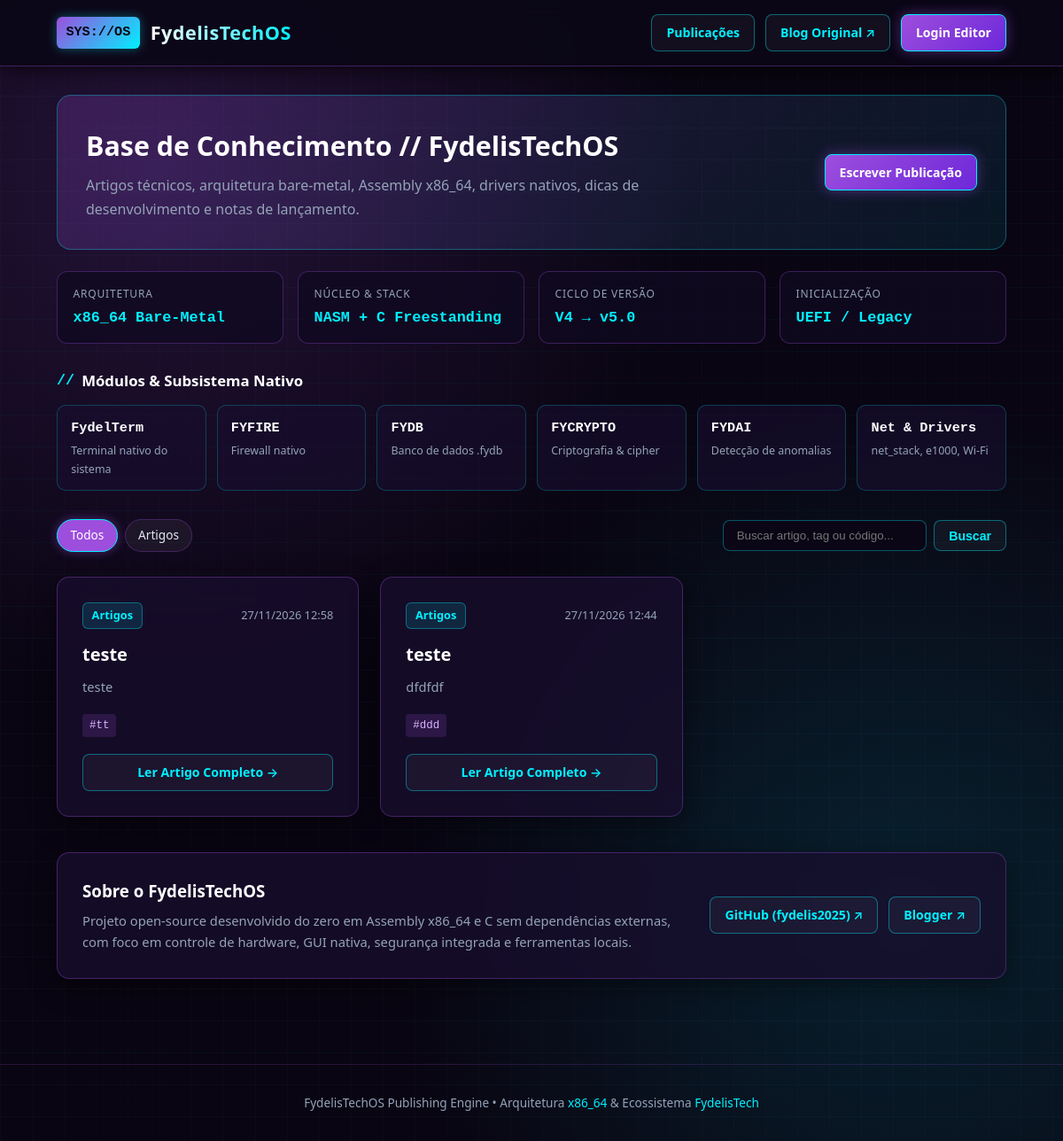
The page / on the database its author committed.
### tables this page shows
CREATE TABLE posts (
                id INTEGER PRIMARY KEY AUTOINCREMENT,
                title TEXT NOT NULL,
                subtitle TEXT,
                category TEXT NOT NULL,
                tags TEXT,
                content TEXT NOT NULL,
                created_at TEXT NOT NULL
            );

### app.py (the view)
@app.route("/")
def index():
    category = request.args.get("categoria", "")
    search = request.args.get("q", "").strip()
    query = "SELECT * FROM posts WHERE 1=1"
    params = []
    if category:
        query += " AND category = ?"
        params.append(category)
    if search:
        query += " AND (title LIKE ? OR content LIKE ? OR tags LIKE ?)"
        like_term = f"%{search}%"
        params.extend([like_term, like_term, like_term])
    query += " ORDER BY id DESC"
    with get_db() as conn:
        posts = conn.execute(query, params).fetchall()
        categories = [
            row["category"]
            for row in conn.execute("SELECT DISTINCT category FROM posts").fetchall()
        ]
    return render_template(
        "index.html",
        posts=posts,
        categories=categories,
        active_category=category,
        search=search,
    )

### app.py (called while the page is built)
def get_db():
    db_dir = os.path.dirname(DB_PATH)
    if db_dir:
        os.makedirs(db_dir, exist_ok=True)
    conn = sqlite3.connect(DB_PATH)
    conn.row_factory = sqlite3.Row
    return conn

### templates/index.html (shortened to what this page needs)
{% extends "base.html" %}
{% block content %}
<section class="hero">
    <div>
        <h1>Base de Conhecimento // FydelisTechOS</h1>
        <p>Artigos técnicos, arquitetura bare-metal, Assembly x86_64, drivers nativos, dicas de desenvolvimento e notas de lançamento.</p>
    </div>
    <a href="{{ url_for('create_post') }}" class="btn btn-primary">Escrever Publicação</a>
</section>
<section class="sys-strip">
    <div class="sys-box">
        <span class="sys-label">Arquitetura</span>
        <span class="sys-value">x86_64 Bare-Metal</span>
    </div>
    <div class="sys-box">
        <span class="sys-label">Núcleo &amp; Stack</span>
        <span class="sys-value">NASM + C Freestanding</span>
    </div>
    <div class="sys-box">
        <span class="sys-label">Ciclo de Versão</span>
        <span class="sys-value">V4 &rarr; v5.0</span>
    </div>
    <div class="sys-box">
        <span class="sys-label">Inicialização</span>
        <span class="sys-value">UEFI / Legacy</span>
    </div>
</section>
<section class="modules-section">
    <h2 class="section-heading"><span>//</span> Módulos &amp; Subsistema Nativo</h2>
    <div class="modules-grid">
        <a href="{{ url_for('index', q='FydelTerm') }}" class="mod-card">
            <span class="mod-name">FydelTerm</span>
            <span class="mod-desc">Terminal nativo do sistema</span>
        </a>
        <a href="{{ url_for('index', q='FYFIRE') }}" class="mod-card">
            <span class="mod-name">FYFIRE</span>
            <span class="mod-desc">Firewall nativo</span>
        </a>
        <a href="{{ url_for('index', q='FYDB') }}" class="mod-card">
            <span class="mod-name">FYDB</span>
            <span class="mod-desc">Banco de dados .fydb</span>
        </a>
        <a href="{{ url_for('index', q='FYCRYPTO') }}" class="mod-card">
            <span class="mod-name">FYCRYPTO</span>
            <span class="mod-desc">Criptografia &amp; cipher</span>
        </a>
        <a href="{{ url_for('index', q='FYDAI') }}" class="mod-card">
            <span class="mod-name">FYDAI</span>
            <span class="mod-desc">Detecção de anomalias</span>
        </a>
        <a href="{{ url_for('index', q='net_stack') }}" class="mod-card">
            <span class="mod-name">Net &amp; Drivers</span>
            <span class="mod-desc">net_stack, e1000, Wi-Fi</span>
        </a>
    </div>
</section>
<div class="filter-bar">
    <div class="categories">
        <a href="{{ url_for('index') }}" class="cat-pill {% if not active_category %}active{% endif %}">Todos</a>
        {% for cat in categories %}
            <a href="{{ url_for('index', categoria=cat) }}" class="cat-pill {% if active_category == cat %}active{% endif %}">{{ cat }}</a>
        {% endfor %}
    </div>
    <form method="GET" action="{{ url_for('index') }}" class="search-form">
        <input type="text" name="q" value="{{ search }}" placeholder="Buscar artigo, tag ou código..." class="search-input">
        <button type="submit" class="btn btn-outline">Buscar</button>
    </form>
</div>
{% if posts %}
    <div class="posts-grid">
        {% for post in posts %}
            <article class="glass-card post-card">
                <div>
                    <div class="post-meta">
                        <span class="badge-cat">{{ post.category }}</span>
                        <span style="color: var(--silver-muted);">{{ post.created_at }}</span>
                    </div>
                    <a href="{{ url_for('view_post', post_id=post.id) }}" class="post-title">{{ post.title }}</a>
                    <p class="post-excerpt">
                        {{ post.subtitle if post.subtitle else (post.content[:145] + '...') }}
                    </p>
                </div>
                <div>
                    {% if post.tags %}
                        <div class="tags-list">
                            {% for tag in post.tags.split(',') %}
                                {% if tag.strip() %}
                                    <span class="tag">#{{ tag.strip() }}</span>
                                {% endif %}
                            {% endfor %}
                        </div>
                    {% endif %}
                    <a href="{{ url_for('view_post', post_id=post.id) }}" class="btn btn-outline" style="width: 100%; justify-content: center;">Ler Artigo Completo &rarr;</a>
                </div>
            </article>
        {% endfor %}
    </div>
{% endif %}
<section class="glass-card about-strip">
    <div style="max-width: 680px;">
        <h3 style="color: #fff; margin-bottom: 0.35rem;">Sobre o FydelisTechOS</h3>
        <p style="color: var(--silver-muted); font-size: 0.92rem;">
            Projeto open-source desenvolvido do zero em Assembly x86_64 e C sem dependências externas, com foco em controle de hardware, GUI nativa, segurança integrada e ferramentas locais.
        </p>
    </div>
    <div style="display: flex; gap: 0.75rem; flex-wrap: wrap;">
        <a href="https://github.com/fydelis2025" target="_blank" class="btn btn-outline">GitHub (fydelis2025) &nearr;</a>
        <a href="https://fydelistech.blogspot.com/" target="_blank" class="btn btn-outline">Blogger &nearr;</a>
    </div>
</section>
{% endblock %}

### templates/base.html (shortened to what this page needs)
<!DOCTYPE html>
<html lang="pt-BR">
<head>
</head>
<body>
    <header>
        <div class="nav-container">
            <a href="{{ url_for('index') }}" class="brand">
                <span class="brand-badge">SYS://OS</span>
                <span class="brand-title">FydelisTechOS</span>
            </a>
            <nav class="nav-links">
                <a href="{{ url_for('index') }}" class="btn btn-outline">Publicações</a>
                <a href="https://fydelistech.blogspot.com/" target="_blank" class="btn btn-outline">Blog Original ↗</a>
                {% if session.get('logged_in') %}
                    <a href="{{ url_for('create_post') }}" class="btn btn-primary">+ Novo Artigo</a>
                    <form method="POST" action="{{ url_for('logout') }}" style="display:inline;">
                        <button type="submit" class="btn btn-danger">Sair ({{ session.get('username') }})</button>
                    </form>
                {% else %}
                    <a href="{{ url_for('login') }}" class="btn btn-primary">Login Editor</a>
                {% endif %}
            </nav>
        </div>
    </header>
    <main>
        {% block content %}{% endblock %}
    </main>
    <footer>
        FydelisTechOS Publishing Engine • Arquitetura <span>x86_64</span> &amp; Ecossistema <span>FydelisTech</span>
    </footer>
</body>
</html>

### templates/base.html (style rules this page uses)
:root { --bg-dark: #090512; --bg-panel: rgba(24, 14, 46, 0.75); --border-glass: rgba(157, 78, 221, 0.35); --purple-neon: #9d4edd; --purple-glow: rgba(157, 78, 221, 0.45); --cyan-neon: #00f0ff; --cyan-glow: rgba(0, 240, 255, 0.35); --silver-text: #e2e8f0; --silver-muted: #94a3b8; }
* { box-sizing: border-box; margin: 0; padding: 0; }
body { font-family: 'Segoe UI', system-ui, -apple-system, sans-serif; background-color: var(--bg-dark); background-image: radial-gradient(circle at 15% 15%, rgba(157, 78, 221, 0.18), transparent 40%), radial-gradient(circle at 85% 80%, rgba(0, 240, 255, 0.12), transparent 40%), linear-gradient(rgba(0, 240, 255, 0.03) 1px, transparent 1px), linear-gradient(90deg, rgba(157, 78, 221, 0.03) 1px, transparent 1px); background-size: 100% 100%, 100% 100%, 36px 36px, 36px 36px; color: var(--silver-text); min-height: 100vh; line-height: 1.65; }
header { position: sticky; top: 0; z-index: 100; background: rgba(11, 7, 22, 0.88); backdrop-filter: blur(14px); border-bottom: 1px solid var(--border-glass); box-shadow: 0 4px 25px rgba(0, 0, 0, 0.6); }
.nav-container { max-width: 1120px; margin: 0 auto; padding: 1rem 1.5rem; display: flex; justify-content: space-between; align-items: center; flex-wrap: wrap; gap: 1rem; }
.brand { display: flex; align-items: center; gap: 0.75rem; text-decoration: none; }
.brand-badge { background: linear-gradient(135deg, var(--purple-neon), var(--cyan-neon)); color: #090512; font-family: 'Consolas', 'Courier New', monospace; font-weight: 900; padding: 0.35rem 0.65rem; border-radius: 6px; font-size: 0.95rem; box-shadow: 0 0 12px var(--cyan-glow); }
.brand-title { font-size: 1.35rem; font-weight: 700; letter-spacing: 0.5px; background: linear-gradient(90deg, #ffffff, var(--cyan-neon)); -webkit-background-clip: text; -webkit-text-fill-color: transparent; }
.nav-links { display: flex; align-items: center; gap: 0.75rem; flex-wrap: wrap; }
.btn { display: inline-flex; align-items: center; gap: 0.4rem; padding: 0.52rem 1rem; border-radius: 8px; font-size: 0.88rem; font-weight: 600; text-decoration: none; cursor: pointer; transition: all 0.2s ease; border: 1px solid transparent; }
.btn-primary { background: linear-gradient(135deg, var(--purple-neon), #6d28d9); color: #fff; border-color: var(--cyan-neon); box-shadow: 0 0 15px var(--purple-glow); }
.btn-outline { background: rgba(255, 255, 255, 0.04); color: var(--cyan-neon); border-color: rgba(0, 240, 255, 0.4); }
main { max-width: 1120px; margin: 2rem auto; padding: 0 1.5rem 4rem; }
.glass-card { background: var(--bg-panel); backdrop-filter: blur(12px); border: 1px solid var(--border-glass); border-radius: 14px; padding: 1.75rem; box-shadow: 0 8px 32px rgba(0, 0, 0, 0.45); }
footer { text-align: center; padding: 2rem 1rem; color: var(--silver-muted); font-size: 0.85rem; border-top: 1px solid rgba(157, 78, 221, 0.2); }
footer span { color: var(--cyan-neon); }

### rows shown on the page
posts: category "Artigos", created_at "27/11/2026 12:58", title "teste", subtitle "teste", strip "tt"
posts: category "Artigos", created_at "27/11/2026 12:44", title "teste", subtitle "dfdfdf", strip "ddd"

### other values the page prints
{{ cat }} "Artigos"
